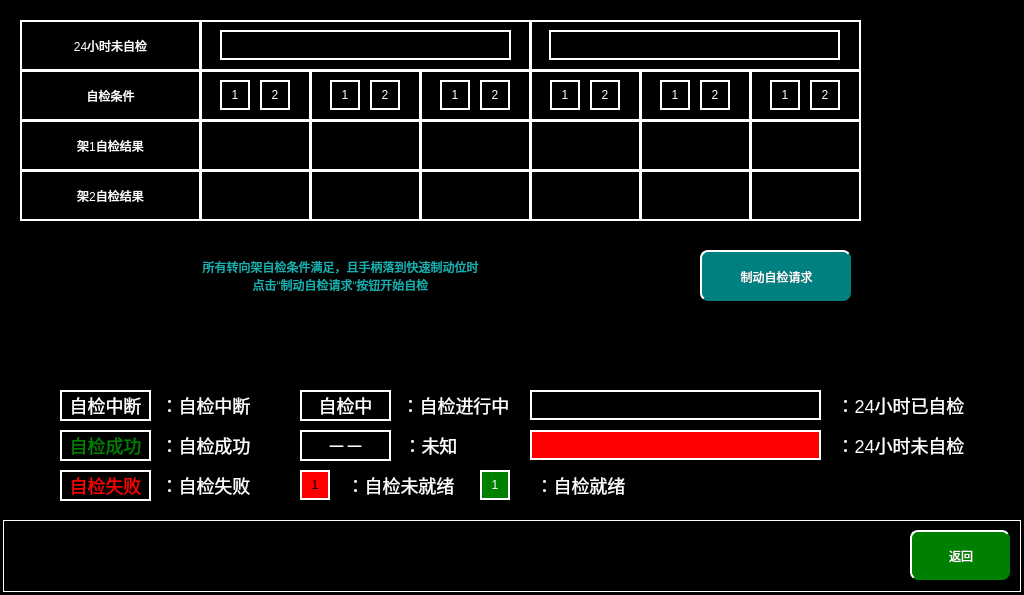
<?xml version="1.0" encoding="UTF-8"?>
<ui version="4.0">
 <class>MaintainceBCUTestPage</class>
 <widget class="QWidget" name="MaintainceBCUTestPage">
  <property name="geometry">
   <rect>
    <x>0</x>
    <y>0</y>
    <width>1024</width>
    <height>595</height>
   </rect>
  </property>
  <property name="windowTitle">
   <string>Form</string>
  </property>
  <property name="styleSheet">
   <string notr="true">QWidget
{
	background-color:black;
}
QLabel
{
font:24px  &quot;微软雅黑&quot;;
color:rgb(23,176,176);
border:2px solid white;
}
QPushButton
{
	border-radius:8px;
font: 20px, &quot;微软雅黑&quot;;color: white;background-color: rgb(0, 128, 128);border-top: 2px solid white;border-left: 2px solid white;
}</string>
  </property>
  <widget class="QPushButton" name="returnBtn">
   <property name="geometry">
    <rect>
     <x>910</x>
     <y>530</y>
     <width>100</width>
     <height>50</height>
    </rect>
   </property>
   <property name="focusPolicy">
    <enum>Qt::NoFocus</enum>
   </property>
   <property name="styleSheet">
    <string notr="true">QPushButton
{
	font: 20px, &quot;微软雅黑&quot;;
    color: white;
	background-color: rgb(0, 128, 0);
    border-top: 2px solid white;
	border-left: 2px solid white;

}</string>
   </property>
   <property name="text">
    <string>返回</string>
   </property>
  </widget>
  <widget class="QLabel" name="label">
   <property name="geometry">
    <rect>
     <x>3</x>
     <y>520</y>
     <width>1018</width>
     <height>72</height>
    </rect>
   </property>
   <property name="styleSheet">
    <string notr="true">
background-color: rgb(0, 0, 0);

	border:1px solid white;
</string>
   </property>
   <property name="text">
    <string/>
   </property>
  </widget>
  <widget class="QLabel" name="lbl_5">
   <property name="geometry">
    <rect>
     <x>200</x>
     <y>20</y>
     <width>331</width>
     <height>51</height>
    </rect>
   </property>
   <property name="styleSheet">
    <string notr="true"/>
   </property>
   <property name="text">
    <string/>
   </property>
   <property name="alignment">
    <set>Qt::AlignCenter</set>
   </property>
  </widget>
  <widget class="QLabel" name="lbl_6">
   <property name="geometry">
    <rect>
     <x>530</x>
     <y>20</y>
     <width>331</width>
     <height>51</height>
    </rect>
   </property>
   <property name="styleSheet">
    <string notr="true"/>
   </property>
   <property name="text">
    <string/>
   </property>
   <property name="alignment">
    <set>Qt::AlignCenter</set>
   </property>
  </widget>
  <widget class="QLabel" name="label_2">
   <property name="geometry">
    <rect>
     <x>20</x>
     <y>20</y>
     <width>181</width>
     <height>51</height>
    </rect>
   </property>
   <property name="styleSheet">
    <string notr="true">color:white;</string>
   </property>
   <property name="text">
    <string>24小时未自检</string>
   </property>
   <property name="alignment">
    <set>Qt::AlignCenter</set>
   </property>
  </widget>
  <widget class="QLabel" name="untestin24hourTC1lbl">
   <property name="geometry">
    <rect>
     <x>220</x>
     <y>30</y>
     <width>291</width>
     <height>30</height>
    </rect>
   </property>
   <property name="styleSheet">
    <string notr="true"/>
   </property>
   <property name="text">
    <string/>
   </property>
   <property name="alignment">
    <set>Qt::AlignCenter</set>
   </property>
  </widget>
  <widget class="QLabel" name="untestin24hourTC2lbl">
   <property name="geometry">
    <rect>
     <x>549</x>
     <y>30</y>
     <width>291</width>
     <height>30</height>
    </rect>
   </property>
   <property name="styleSheet">
    <string notr="true"/>
   </property>
   <property name="text">
    <string/>
   </property>
   <property name="alignment">
    <set>Qt::AlignCenter</set>
   </property>
  </widget>
  <widget class="QLabel" name="testconditionM2J1lbl">
   <property name="geometry">
    <rect>
     <x>550</x>
     <y>80</y>
     <width>30</width>
     <height>30</height>
    </rect>
   </property>
   <property name="styleSheet">
    <string notr="true">color:white;</string>
   </property>
   <property name="text">
    <string>1</string>
   </property>
   <property name="alignment">
    <set>Qt::AlignCenter</set>
   </property>
  </widget>
  <widget class="QLabel" name="testconditionMP2J1lbl">
   <property name="geometry">
    <rect>
     <x>660</x>
     <y>80</y>
     <width>30</width>
     <height>30</height>
    </rect>
   </property>
   <property name="styleSheet">
    <string notr="true">color:white;</string>
   </property>
   <property name="text">
    <string>1</string>
   </property>
   <property name="alignment">
    <set>Qt::AlignCenter</set>
   </property>
  </widget>
  <widget class="QLabel" name="lbl_7">
   <property name="geometry">
    <rect>
     <x>420</x>
     <y>70</y>
     <width>111</width>
     <height>51</height>
    </rect>
   </property>
   <property name="styleSheet">
    <string notr="true"/>
   </property>
   <property name="text">
    <string/>
   </property>
   <property name="alignment">
    <set>Qt::AlignCenter</set>
   </property>
  </widget>
  <widget class="QLabel" name="testconditionMP1J1lbl">
   <property name="geometry">
    <rect>
     <x>330</x>
     <y>80</y>
     <width>30</width>
     <height>30</height>
    </rect>
   </property>
   <property name="styleSheet">
    <string notr="true">color:white;</string>
   </property>
   <property name="text">
    <string>1</string>
   </property>
   <property name="alignment">
    <set>Qt::AlignCenter</set>
   </property>
  </widget>
  <widget class="QLabel" name="lbl_8">
   <property name="geometry">
    <rect>
     <x>200</x>
     <y>70</y>
     <width>111</width>
     <height>51</height>
    </rect>
   </property>
   <property name="styleSheet">
    <string notr="true"/>
   </property>
   <property name="text">
    <string/>
   </property>
   <property name="alignment">
    <set>Qt::AlignCenter</set>
   </property>
  </widget>
  <widget class="QLabel" name="lbl_9">
   <property name="geometry">
    <rect>
     <x>530</x>
     <y>70</y>
     <width>111</width>
     <height>51</height>
    </rect>
   </property>
   <property name="styleSheet">
    <string notr="true"/>
   </property>
   <property name="text">
    <string/>
   </property>
   <property name="alignment">
    <set>Qt::AlignCenter</set>
   </property>
  </widget>
  <widget class="QLabel" name="testconditionTC2J1lbl">
   <property name="geometry">
    <rect>
     <x>770</x>
     <y>80</y>
     <width>30</width>
     <height>30</height>
    </rect>
   </property>
   <property name="styleSheet">
    <string notr="true">color:white;</string>
   </property>
   <property name="text">
    <string>1</string>
   </property>
   <property name="alignment">
    <set>Qt::AlignCenter</set>
   </property>
  </widget>
  <widget class="QLabel" name="testconditionTC1J1lbl">
   <property name="geometry">
    <rect>
     <x>220</x>
     <y>80</y>
     <width>30</width>
     <height>30</height>
    </rect>
   </property>
   <property name="styleSheet">
    <string notr="true">color:white;</string>
   </property>
   <property name="text">
    <string>1</string>
   </property>
   <property name="alignment">
    <set>Qt::AlignCenter</set>
   </property>
  </widget>
  <widget class="QLabel" name="lbl_10">
   <property name="geometry">
    <rect>
     <x>640</x>
     <y>70</y>
     <width>111</width>
     <height>51</height>
    </rect>
   </property>
   <property name="styleSheet">
    <string notr="true"/>
   </property>
   <property name="text">
    <string/>
   </property>
   <property name="alignment">
    <set>Qt::AlignCenter</set>
   </property>
  </widget>
  <widget class="QLabel" name="label_3">
   <property name="geometry">
    <rect>
     <x>20</x>
     <y>70</y>
     <width>181</width>
     <height>51</height>
    </rect>
   </property>
   <property name="styleSheet">
    <string notr="true">color:white;</string>
   </property>
   <property name="text">
    <string>自检条件</string>
   </property>
   <property name="alignment">
    <set>Qt::AlignCenter</set>
   </property>
  </widget>
  <widget class="QLabel" name="lbl_11">
   <property name="geometry">
    <rect>
     <x>750</x>
     <y>70</y>
     <width>111</width>
     <height>51</height>
    </rect>
   </property>
   <property name="styleSheet">
    <string notr="true"/>
   </property>
   <property name="text">
    <string/>
   </property>
   <property name="alignment">
    <set>Qt::AlignCenter</set>
   </property>
  </widget>
  <widget class="QLabel" name="testconditionM1J1lbl">
   <property name="geometry">
    <rect>
     <x>440</x>
     <y>80</y>
     <width>30</width>
     <height>30</height>
    </rect>
   </property>
   <property name="styleSheet">
    <string notr="true">color:white;</string>
   </property>
   <property name="text">
    <string>1</string>
   </property>
   <property name="alignment">
    <set>Qt::AlignCenter</set>
   </property>
  </widget>
  <widget class="QLabel" name="lbl_12">
   <property name="geometry">
    <rect>
     <x>310</x>
     <y>70</y>
     <width>111</width>
     <height>51</height>
    </rect>
   </property>
   <property name="styleSheet">
    <string notr="true"/>
   </property>
   <property name="text">
    <string/>
   </property>
   <property name="alignment">
    <set>Qt::AlignCenter</set>
   </property>
  </widget>
  <widget class="QLabel" name="testconditionM2J2lbl">
   <property name="geometry">
    <rect>
     <x>590</x>
     <y>80</y>
     <width>30</width>
     <height>30</height>
    </rect>
   </property>
   <property name="styleSheet">
    <string notr="true">color:white;</string>
   </property>
   <property name="text">
    <string>2</string>
   </property>
   <property name="alignment">
    <set>Qt::AlignCenter</set>
   </property>
  </widget>
  <widget class="QLabel" name="testconditionMP1J2lbl">
   <property name="geometry">
    <rect>
     <x>370</x>
     <y>80</y>
     <width>30</width>
     <height>30</height>
    </rect>
   </property>
   <property name="styleSheet">
    <string notr="true">color:white;</string>
   </property>
   <property name="text">
    <string>2</string>
   </property>
   <property name="alignment">
    <set>Qt::AlignCenter</set>
   </property>
  </widget>
  <widget class="QLabel" name="testconditionTC1J2lbl">
   <property name="geometry">
    <rect>
     <x>260</x>
     <y>80</y>
     <width>30</width>
     <height>30</height>
    </rect>
   </property>
   <property name="styleSheet">
    <string notr="true">color:white;</string>
   </property>
   <property name="text">
    <string>2</string>
   </property>
   <property name="alignment">
    <set>Qt::AlignCenter</set>
   </property>
  </widget>
  <widget class="QLabel" name="testconditionM1J2lbl">
   <property name="geometry">
    <rect>
     <x>480</x>
     <y>80</y>
     <width>30</width>
     <height>30</height>
    </rect>
   </property>
   <property name="styleSheet">
    <string notr="true">color:white;</string>
   </property>
   <property name="text">
    <string>2</string>
   </property>
   <property name="alignment">
    <set>Qt::AlignCenter</set>
   </property>
  </widget>
  <widget class="QLabel" name="testconditionTC2J2lbl">
   <property name="geometry">
    <rect>
     <x>810</x>
     <y>80</y>
     <width>30</width>
     <height>30</height>
    </rect>
   </property>
   <property name="styleSheet">
    <string notr="true">color:white;</string>
   </property>
   <property name="text">
    <string>2</string>
   </property>
   <property name="alignment">
    <set>Qt::AlignCenter</set>
   </property>
  </widget>
  <widget class="QLabel" name="testconditionMP2J2lbl">
   <property name="geometry">
    <rect>
     <x>700</x>
     <y>80</y>
     <width>30</width>
     <height>30</height>
    </rect>
   </property>
   <property name="styleSheet">
    <string notr="true">color:white;</string>
   </property>
   <property name="text">
    <string>2</string>
   </property>
   <property name="alignment">
    <set>Qt::AlignCenter</set>
   </property>
  </widget>
  <widget class="QLabel" name="testresM1J1lbl">
   <property name="geometry">
    <rect>
     <x>420</x>
     <y>120</y>
     <width>111</width>
     <height>51</height>
    </rect>
   </property>
   <property name="styleSheet">
    <string notr="true"/>
   </property>
   <property name="text">
    <string/>
   </property>
   <property name="alignment">
    <set>Qt::AlignCenter</set>
   </property>
  </widget>
  <widget class="QLabel" name="testresTC1J1lbl">
   <property name="geometry">
    <rect>
     <x>200</x>
     <y>120</y>
     <width>111</width>
     <height>51</height>
    </rect>
   </property>
   <property name="styleSheet">
    <string notr="true"/>
   </property>
   <property name="text">
    <string/>
   </property>
   <property name="alignment">
    <set>Qt::AlignCenter</set>
   </property>
  </widget>
  <widget class="QLabel" name="testresM2J1lbl">
   <property name="geometry">
    <rect>
     <x>530</x>
     <y>120</y>
     <width>111</width>
     <height>51</height>
    </rect>
   </property>
   <property name="styleSheet">
    <string notr="true"/>
   </property>
   <property name="text">
    <string/>
   </property>
   <property name="alignment">
    <set>Qt::AlignCenter</set>
   </property>
  </widget>
  <widget class="QLabel" name="label_4">
   <property name="geometry">
    <rect>
     <x>20</x>
     <y>120</y>
     <width>181</width>
     <height>51</height>
    </rect>
   </property>
   <property name="styleSheet">
    <string notr="true">color:white;</string>
   </property>
   <property name="text">
    <string>架1自检结果</string>
   </property>
   <property name="alignment">
    <set>Qt::AlignCenter</set>
   </property>
  </widget>
  <widget class="QLabel" name="testresMP2J1lbl">
   <property name="geometry">
    <rect>
     <x>640</x>
     <y>120</y>
     <width>111</width>
     <height>51</height>
    </rect>
   </property>
   <property name="styleSheet">
    <string notr="true"/>
   </property>
   <property name="text">
    <string/>
   </property>
   <property name="alignment">
    <set>Qt::AlignCenter</set>
   </property>
  </widget>
  <widget class="QLabel" name="testresTC2J1lbl">
   <property name="geometry">
    <rect>
     <x>750</x>
     <y>120</y>
     <width>111</width>
     <height>51</height>
    </rect>
   </property>
   <property name="styleSheet">
    <string notr="true"/>
   </property>
   <property name="text">
    <string/>
   </property>
   <property name="alignment">
    <set>Qt::AlignCenter</set>
   </property>
  </widget>
  <widget class="QLabel" name="testresMP1J1lbl">
   <property name="geometry">
    <rect>
     <x>310</x>
     <y>120</y>
     <width>111</width>
     <height>51</height>
    </rect>
   </property>
   <property name="styleSheet">
    <string notr="true"/>
   </property>
   <property name="text">
    <string/>
   </property>
   <property name="alignment">
    <set>Qt::AlignCenter</set>
   </property>
  </widget>
  <widget class="QLabel" name="testresTC1J2lbl">
   <property name="geometry">
    <rect>
     <x>200</x>
     <y>170</y>
     <width>111</width>
     <height>51</height>
    </rect>
   </property>
   <property name="styleSheet">
    <string notr="true"/>
   </property>
   <property name="text">
    <string/>
   </property>
   <property name="alignment">
    <set>Qt::AlignCenter</set>
   </property>
  </widget>
  <widget class="QLabel" name="testresM2J2lbl">
   <property name="geometry">
    <rect>
     <x>530</x>
     <y>170</y>
     <width>111</width>
     <height>51</height>
    </rect>
   </property>
   <property name="styleSheet">
    <string notr="true"/>
   </property>
   <property name="text">
    <string/>
   </property>
   <property name="alignment">
    <set>Qt::AlignCenter</set>
   </property>
  </widget>
  <widget class="QLabel" name="testresTC2J2lbl">
   <property name="geometry">
    <rect>
     <x>750</x>
     <y>170</y>
     <width>111</width>
     <height>51</height>
    </rect>
   </property>
   <property name="styleSheet">
    <string notr="true"/>
   </property>
   <property name="text">
    <string/>
   </property>
   <property name="alignment">
    <set>Qt::AlignCenter</set>
   </property>
  </widget>
  <widget class="QLabel" name="testresM1J2lbl">
   <property name="geometry">
    <rect>
     <x>420</x>
     <y>170</y>
     <width>111</width>
     <height>51</height>
    </rect>
   </property>
   <property name="styleSheet">
    <string notr="true"/>
   </property>
   <property name="text">
    <string/>
   </property>
   <property name="alignment">
    <set>Qt::AlignCenter</set>
   </property>
  </widget>
  <widget class="QLabel" name="testresMP1J2lbl">
   <property name="geometry">
    <rect>
     <x>310</x>
     <y>170</y>
     <width>111</width>
     <height>51</height>
    </rect>
   </property>
   <property name="styleSheet">
    <string notr="true"/>
   </property>
   <property name="text">
    <string/>
   </property>
   <property name="alignment">
    <set>Qt::AlignCenter</set>
   </property>
  </widget>
  <widget class="QLabel" name="testresMP2J2lbl">
   <property name="geometry">
    <rect>
     <x>640</x>
     <y>170</y>
     <width>111</width>
     <height>51</height>
    </rect>
   </property>
   <property name="styleSheet">
    <string notr="true"/>
   </property>
   <property name="text">
    <string/>
   </property>
   <property name="alignment">
    <set>Qt::AlignCenter</set>
   </property>
  </widget>
  <widget class="QLabel" name="label_5">
   <property name="geometry">
    <rect>
     <x>20</x>
     <y>170</y>
     <width>181</width>
     <height>51</height>
    </rect>
   </property>
   <property name="styleSheet">
    <string notr="true">color:white;</string>
   </property>
   <property name="text">
    <string>架2自检结果</string>
   </property>
   <property name="alignment">
    <set>Qt::AlignCenter</set>
   </property>
  </widget>
  <widget class="QPushButton" name="pushButton">
   <property name="geometry">
    <rect>
     <x>700</x>
     <y>250</y>
     <width>151</width>
     <height>51</height>
    </rect>
   </property>
   <property name="focusPolicy">
    <enum>Qt::NoFocus</enum>
   </property>
   <property name="styleSheet">
    <string notr="true">font:20px, &quot;微软雅黑&quot;</string>
   </property>
   <property name="text">
    <string>制动自检请求</string>
   </property>
  </widget>
  <widget class="QLabel" name="testresTC2J1lbl_2">
   <property name="geometry">
    <rect>
     <x>30</x>
     <y>240</y>
     <width>621</width>
     <height>71</height>
    </rect>
   </property>
   <property name="styleSheet">
    <string notr="true">border-color:black;</string>
   </property>
   <property name="text">
    <string>所有转向架自检条件满足，且手柄落到快速制动位时
点击“制动自检请求“按钮开始自检</string>
   </property>
   <property name="alignment">
    <set>Qt::AlignCenter</set>
   </property>
  </widget>
  <widget class="QLabel" name="testresTC1J2lbl_2">
   <property name="geometry">
    <rect>
     <x>60</x>
     <y>430</y>
     <width>91</width>
     <height>31</height>
    </rect>
   </property>
   <property name="styleSheet">
    <string notr="true">color:green;
font-size:18px;</string>
   </property>
   <property name="text">
    <string>自检成功</string>
   </property>
   <property name="alignment">
    <set>Qt::AlignCenter</set>
   </property>
  </widget>
  <widget class="QLabel" name="testresTC1J2lbl_3">
   <property name="geometry">
    <rect>
     <x>60</x>
     <y>470</y>
     <width>91</width>
     <height>31</height>
    </rect>
   </property>
   <property name="styleSheet">
    <string notr="true">color:red;
font-size:18px;</string>
   </property>
   <property name="text">
    <string>自检失败</string>
   </property>
   <property name="alignment">
    <set>Qt::AlignCenter</set>
   </property>
  </widget>
  <widget class="QLabel" name="testresTC1J2lbl_4">
   <property name="geometry">
    <rect>
     <x>60</x>
     <y>390</y>
     <width>91</width>
     <height>31</height>
    </rect>
   </property>
   <property name="styleSheet">
    <string notr="true">color:white;
font-size:18px;</string>
   </property>
   <property name="text">
    <string>自检中断</string>
   </property>
   <property name="alignment">
    <set>Qt::AlignCenter</set>
   </property>
  </widget>
  <widget class="QLabel" name="testresTC1J2lbl_5">
   <property name="geometry">
    <rect>
     <x>300</x>
     <y>390</y>
     <width>91</width>
     <height>31</height>
    </rect>
   </property>
   <property name="styleSheet">
    <string notr="true">color:white;
font-size:18px;</string>
   </property>
   <property name="text">
    <string>自检中</string>
   </property>
   <property name="alignment">
    <set>Qt::AlignCenter</set>
   </property>
  </widget>
  <widget class="QLabel" name="testresTC1J2lbl_6">
   <property name="geometry">
    <rect>
     <x>300</x>
     <y>430</y>
     <width>91</width>
     <height>31</height>
    </rect>
   </property>
   <property name="styleSheet">
    <string notr="true">color:white;
font-size:18px;</string>
   </property>
   <property name="text">
    <string>－－</string>
   </property>
   <property name="alignment">
    <set>Qt::AlignCenter</set>
   </property>
  </widget>
  <widget class="QLabel" name="testresTC1J2lbl_7">
   <property name="geometry">
    <rect>
     <x>160</x>
     <y>390</y>
     <width>91</width>
     <height>31</height>
    </rect>
   </property>
   <property name="styleSheet">
    <string notr="true">color:white;
font-size:18px;
border:transparent;</string>
   </property>
   <property name="text">
    <string>：自检中断</string>
   </property>
   <property name="alignment">
    <set>Qt::AlignCenter</set>
   </property>
  </widget>
  <widget class="QLabel" name="testresTC1J2lbl_8">
   <property name="geometry">
    <rect>
     <x>160</x>
     <y>430</y>
     <width>91</width>
     <height>31</height>
    </rect>
   </property>
   <property name="styleSheet">
    <string notr="true">color:white;
font-size:18px;
border:transparent;</string>
   </property>
   <property name="text">
    <string>：自检成功</string>
   </property>
   <property name="alignment">
    <set>Qt::AlignCenter</set>
   </property>
  </widget>
  <widget class="QLabel" name="testresTC1J2lbl_9">
   <property name="geometry">
    <rect>
     <x>160</x>
     <y>470</y>
     <width>91</width>
     <height>31</height>
    </rect>
   </property>
   <property name="styleSheet">
    <string notr="true">color:white;
font-size:18px;
border:transparent;</string>
   </property>
   <property name="text">
    <string>：自检失败</string>
   </property>
   <property name="alignment">
    <set>Qt::AlignCenter</set>
   </property>
  </widget>
  <widget class="QLabel" name="testresTC1J2lbl_10">
   <property name="geometry">
    <rect>
     <x>400</x>
     <y>390</y>
     <width>111</width>
     <height>31</height>
    </rect>
   </property>
   <property name="styleSheet">
    <string notr="true">color:white;
font-size:18px;
border:transparent;</string>
   </property>
   <property name="text">
    <string>：自检进行中</string>
   </property>
   <property name="alignment">
    <set>Qt::AlignCenter</set>
   </property>
  </widget>
  <widget class="QLabel" name="testresTC1J2lbl_11">
   <property name="geometry">
    <rect>
     <x>400</x>
     <y>430</y>
     <width>61</width>
     <height>31</height>
    </rect>
   </property>
   <property name="styleSheet">
    <string notr="true">color:white;
font-size:18px;
border:transparent;</string>
   </property>
   <property name="text">
    <string>：未知</string>
   </property>
   <property name="alignment">
    <set>Qt::AlignCenter</set>
   </property>
  </widget>
  <widget class="QLabel" name="untestin24hourTC1lbl_2">
   <property name="geometry">
    <rect>
     <x>530</x>
     <y>390</y>
     <width>291</width>
     <height>30</height>
    </rect>
   </property>
   <property name="styleSheet">
    <string notr="true"/>
   </property>
   <property name="text">
    <string/>
   </property>
   <property name="alignment">
    <set>Qt::AlignCenter</set>
   </property>
  </widget>
  <widget class="QLabel" name="testresTC1J2lbl_12">
   <property name="geometry">
    <rect>
     <x>830</x>
     <y>390</y>
     <width>141</width>
     <height>31</height>
    </rect>
   </property>
   <property name="styleSheet">
    <string notr="true">color:white;
font-size:18px;
border:transparent;</string>
   </property>
   <property name="text">
    <string>：24小时已自检</string>
   </property>
   <property name="alignment">
    <set>Qt::AlignCenter</set>
   </property>
  </widget>
  <widget class="QLabel" name="untestin24hourTC1lbl_3">
   <property name="geometry">
    <rect>
     <x>530</x>
     <y>430</y>
     <width>291</width>
     <height>30</height>
    </rect>
   </property>
   <property name="styleSheet">
    <string notr="true">background-color:red;</string>
   </property>
   <property name="text">
    <string/>
   </property>
   <property name="alignment">
    <set>Qt::AlignCenter</set>
   </property>
  </widget>
  <widget class="QLabel" name="testresTC1J2lbl_13">
   <property name="geometry">
    <rect>
     <x>830</x>
     <y>430</y>
     <width>141</width>
     <height>31</height>
    </rect>
   </property>
   <property name="styleSheet">
    <string notr="true">color:white;
font-size:18px;
border:transparent;</string>
   </property>
   <property name="text">
    <string>：24小时未自检</string>
   </property>
   <property name="alignment">
    <set>Qt::AlignCenter</set>
   </property>
  </widget>
  <widget class="QLabel" name="testconditionTC1J1lbl_2">
   <property name="geometry">
    <rect>
     <x>300</x>
     <y>470</y>
     <width>30</width>
     <height>30</height>
    </rect>
   </property>
   <property name="styleSheet">
    <string notr="true">color:black;
background-color:red;</string>
   </property>
   <property name="text">
    <string>1</string>
   </property>
   <property name="alignment">
    <set>Qt::AlignCenter</set>
   </property>
  </widget>
  <widget class="QLabel" name="testresTC1J2lbl_14">
   <property name="geometry">
    <rect>
     <x>340</x>
     <y>470</y>
     <width>121</width>
     <height>31</height>
    </rect>
   </property>
   <property name="styleSheet">
    <string notr="true">color:white;
font-size:18px;
border:transparent;</string>
   </property>
   <property name="text">
    <string>：自检未就绪</string>
   </property>
   <property name="alignment">
    <set>Qt::AlignCenter</set>
   </property>
  </widget>
  <widget class="QLabel" name="testconditionTC1J1lbl_3">
   <property name="geometry">
    <rect>
     <x>480</x>
     <y>470</y>
     <width>30</width>
     <height>30</height>
    </rect>
   </property>
   <property name="styleSheet">
    <string notr="true">color:white;
background-color:green;</string>
   </property>
   <property name="text">
    <string>1</string>
   </property>
   <property name="alignment">
    <set>Qt::AlignCenter</set>
   </property>
  </widget>
  <widget class="QLabel" name="testresTC1J2lbl_15">
   <property name="geometry">
    <rect>
     <x>520</x>
     <y>470</y>
     <width>121</width>
     <height>31</height>
    </rect>
   </property>
   <property name="styleSheet">
    <string notr="true">color:white;
font-size:18px;
border:transparent;</string>
   </property>
   <property name="text">
    <string>：自检就绪</string>
   </property>
   <property name="alignment">
    <set>Qt::AlignCenter</set>
   </property>
  </widget>
  <zorder>label</zorder>
  <zorder>returnBtn</zorder>
  <zorder>lbl_5</zorder>
  <zorder>lbl_6</zorder>
  <zorder>label_2</zorder>
  <zorder>untestin24hourTC1lbl</zorder>
  <zorder>untestin24hourTC2lbl</zorder>
  <zorder>lbl_7</zorder>
  <zorder>lbl_8</zorder>
  <zorder>lbl_9</zorder>
  <zorder>lbl_10</zorder>
  <zorder>label_3</zorder>
  <zorder>lbl_11</zorder>
  <zorder>lbl_12</zorder>
  <zorder>testresM1J1lbl</zorder>
  <zorder>testresTC1J1lbl</zorder>
  <zorder>testresM2J1lbl</zorder>
  <zorder>label_4</zorder>
  <zorder>testresMP2J1lbl</zorder>
  <zorder>testresTC2J1lbl</zorder>
  <zorder>testresMP1J1lbl</zorder>
  <zorder>testresTC1J2lbl</zorder>
  <zorder>testresM2J2lbl</zorder>
  <zorder>testresTC2J2lbl</zorder>
  <zorder>testresM1J2lbl</zorder>
  <zorder>testresMP1J2lbl</zorder>
  <zorder>testresMP2J2lbl</zorder>
  <zorder>label_5</zorder>
  <zorder>pushButton</zorder>
  <zorder>testresTC2J1lbl_2</zorder>
  <zorder>testresTC1J2lbl_2</zorder>
  <zorder>testresTC1J2lbl_3</zorder>
  <zorder>testresTC1J2lbl_4</zorder>
  <zorder>testresTC1J2lbl_5</zorder>
  <zorder>testresTC1J2lbl_6</zorder>
  <zorder>testresTC1J2lbl_7</zorder>
  <zorder>testresTC1J2lbl_8</zorder>
  <zorder>testresTC1J2lbl_9</zorder>
  <zorder>testresTC1J2lbl_10</zorder>
  <zorder>testresTC1J2lbl_11</zorder>
  <zorder>untestin24hourTC1lbl_2</zorder>
  <zorder>testresTC1J2lbl_12</zorder>
  <zorder>untestin24hourTC1lbl_3</zorder>
  <zorder>testresTC1J2lbl_13</zorder>
  <zorder>testresTC1J2lbl_14</zorder>
  <zorder>testresTC1J2lbl_15</zorder>
  <zorder>testconditionMP1J2lbl</zorder>
  <zorder>testconditionTC1J1lbl_2</zorder>
  <zorder>testconditionTC1J1lbl_3</zorder>
  <zorder>testconditionTC2J2lbl</zorder>
  <zorder>testconditionM2J2lbl</zorder>
  <zorder>testconditionM1J2lbl</zorder>
  <zorder>testconditionMP2J2lbl</zorder>
  <zorder>testconditionMP1J1lbl</zorder>
  <zorder>testconditionM1J1lbl</zorder>
  <zorder>testconditionM2J1lbl</zorder>
  <zorder>testconditionMP2J1lbl</zorder>
  <zorder>testconditionTC1J1lbl</zorder>
  <zorder>testconditionTC1J2lbl</zorder>
  <zorder>testconditionTC2J1lbl</zorder>
 </widget>
 <resources/>
 <connections/>
</ui>
